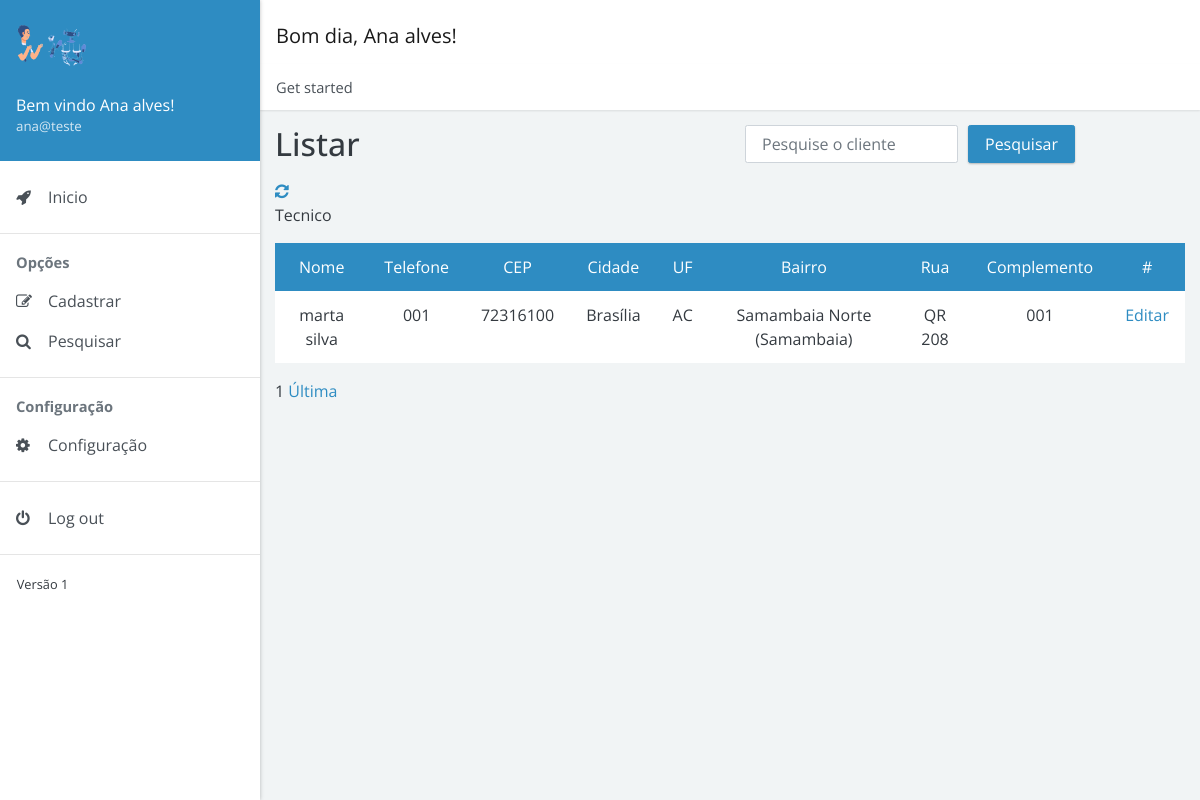
Before: /view/pesquisar/pesquisa_tecnico.php (signed in) with the older database file.
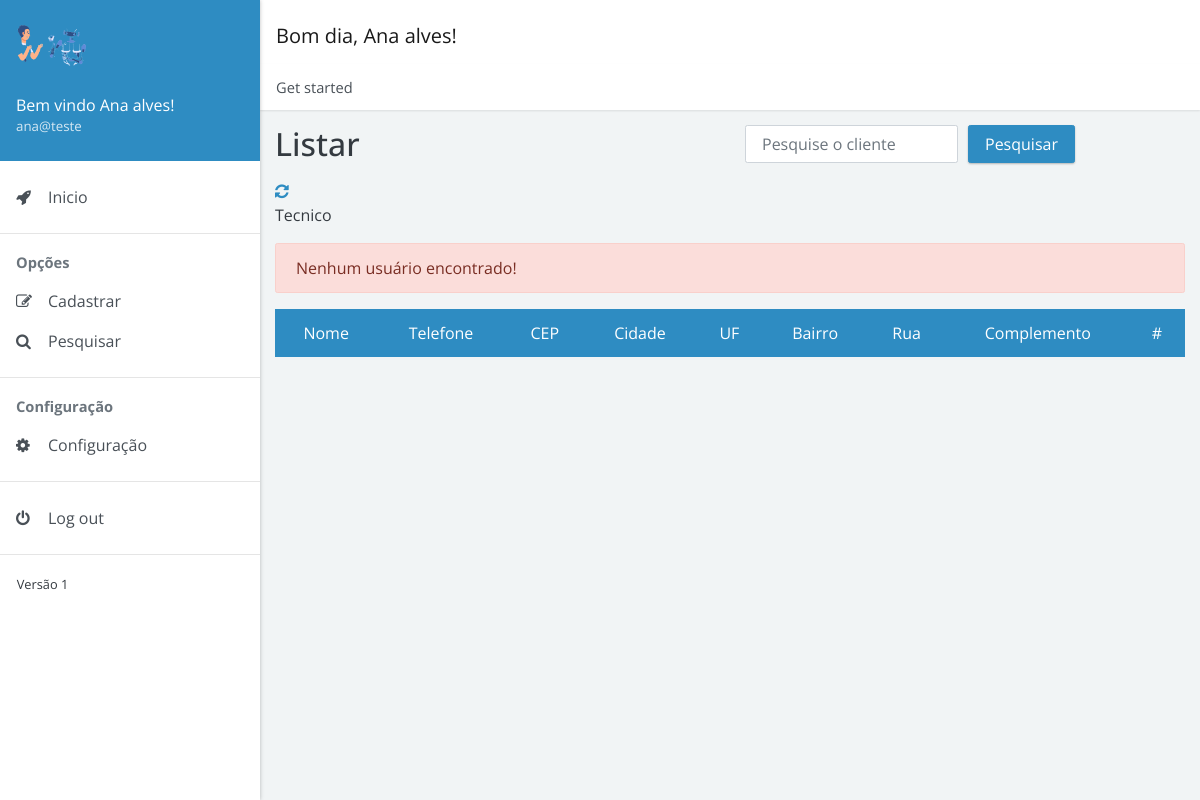
After: the same page with the newer database file.
### tables this page shows
CREATE TABLE `tecnico` (
  `id_tecnico` int(11) NOT NULL,
  `nome_tecnico` varchar(255) DEFAULT NULL,
  `telefone_tecnico` varchar(17) DEFAULT NULL,
  `endereco_id_endereco` int(11) NOT NULL,
  `login_id_login` int(11) NOT NULL
);

CREATE TABLE `endereco` (
  `id_endereco` int(11) NOT NULL,
  `cep` varchar(10) DEFAULT NULL,
  `cidade` varchar(255) DEFAULT NULL,
  `uf` varchar(2) DEFAULT NULL,
  `bairro` varchar(255) DEFAULT NULL,
  `rua` varchar(255) DEFAULT NULL,
  `complemento` varchar(255) DEFAULT NULL
);

### view/pesquisar/pesquisa_tecnico.php (the view, shortened to what the changed rows need)
<!doctype html>
<html lang="pt-br">
<head>
    <link rel="stylesheet" href="https://cdnjs.cloudflare.com/ajax/libs/font-awesome/4.7.0/css/font-awesome.min.css">
    <link href="../../dist/admin4b.min.css?v=2.1.0" rel="stylesheet">
    <link href="../../dist/admin4b.min.css" rel="stylesheet" type="text/css">
</head>
<body>
    <div class="app">
        <div class="app-content">
            <div class="content-body">
                <div class="container">
                    <div class="page-header">
                        <div class="row">
                            <div class="col-sm-6 col-md-6">
                                <h1>Listar</h1>
                            </div>
                        </div>
                    </div>
                    <div class="align-items-center">
                        <div class="">
                            <p>Tecnico</p>
                            <table class="table table-bordered table-hover text-center">
                                <tr class="bg bg-primary text-white text-center">
                                    <td>Nome</td>
                                    <td>Telefone</td>
                                    <td>CEP</td>
                                    <td>Cidade</td>
                                    <td>UF</td>
                                    <td>Bairro</td>
                                    <td>Rua</td>
                                    <td>Complemento</td>
                                    <td> # </td>
                                </tr>
                                <?php
                                include_once '../../controll/crud/conexao.php';
                                $id_session = $_SESSION['id_login'];
                                if (isset($_GET['pg']) && $_GET['pg'] != "") {
                                    $pagina_atual = $_GET["pg"];
                                } else {
                                    $pagina_atual = 1;
                                }
                                if (isset($pagina_atual)) {
                                    $pagina_atual = $pagina_atual;
                                } else {
                                    $pagina_atual = 1;
                                }
                                $pagina = (!empty($pagina_atual)) ? $pagina_atual : 1;
                                $qtd_pg = 20;
                                $pesquisa = $conexao->query("SELECT * FROM tecnico INNER JOIN endereco ON tecnico.endereco_id_endereco = endereco.id_endereco
                                   INNER JOIN login ON tecnico.login_id_login = login.id_login WHERE tecnico.login_id_login = $id_session");
                                if ($pesquisa && $pesquisa->rowCount() != 0) {
                                    while ($resultado = $pesquisa->fetch()) {
                                        $nome = $resultado['nome_tecnico'];
                                        $telefone = $resultado['telefone_tecnico'];
                                        $cep = $resultado['cep'];
                                        $cidade = $resultado['cidade'];
                                        $uf = $resultado['uf'];
                                        $bairro = $resultado['bairro'];
                                        $rua = $resultado['rua'];
                                        $complemento = $resultado['complemento'];
                                        $id = $resultado['id_tecnico'];
                                ?>
                                        <tr class="text-center">
                                            <td>
                                                <?= $nome ?>
                                            </td>
                                            <td>
                                                <?= $telefone ?>
                                            </td>
                                            <td>
                                                <?= $cep ?>
                                            </td>
                                            <td>
                                                <?= $cidade ?>
                                            </td>
                                            <td>
                                                <?= $uf ?>
                                            </td>
                                            <td>
                                                <?= $bairro ?>
                                            </td>
                                            <td>
                                                <?= $rua ?>
                                            </td>
                                            <td>
                                                <?= $complemento ?>
                                            </td>
                                            <td><a href="../../model/editar/editar_tecnico.php?id=<?= $id ?>" type="submit"><i class="bi bi-pencil-square"></i> Editar</a> </td>
                                        </tr>
                                    <?php
                                    }
                                    ?>
                            </table>
                        <?php
                                    $select = $conexao->query("SELECT COUNT(id_tecnico) AS num_result FROM tecnico INNER JOIN endereco ON tecnico.endereco_id_endereco = endereco.id_endereco
                                        INNER JOIN login ON tecnico.login_id_login = login.id_login WHERE tecnico.login_id_login = $id_session");
                                    $row_pg = $select->fetch();
                                    $quantidade_pg = ceil($row_pg['num_result'] / $qtd_pg);
                                    echo " $pagina ";
                                    echo " <a href='?pg=$quantidade_pg' onclick=''>Última</a>";
                                } else {
                                    echo "<div class='alert alert-danger' role='alert'>Nenhum usuário encontrado!</div>";
                                }
                        ?>
                        </div>
                    </div>
                </div>
            </div>
</body>
</html>

Changed rows visible on the page:
removed tecnico: nome_tecnico "marta silva", telefone_tecnico "001", endereco.cep "72316100", endereco.cidade "Brasília", endereco.uf "AC", endereco.bairro "Samambaia Norte (Samambaia)", endereco.rua "QR 208", endereco.complemento "001"
Other visible differences:
$pagina: "1" → (not shown)
text no longer shown: "Última"
text now shown: "Nenhum usuário encontrado!"
